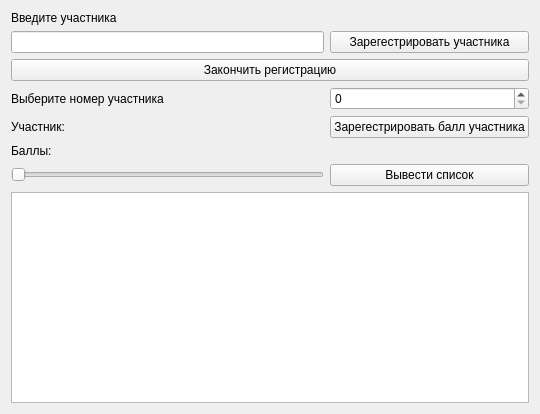
<?xml version="1.0" encoding="UTF-8"?>
<ui version="4.0">
 <class>Widget</class>
 <widget class="QWidget" name="Widget">
  <property name="geometry">
   <rect>
    <x>0</x>
    <y>0</y>
    <width>540</width>
    <height>414</height>
   </rect>
  </property>
  <property name="windowTitle">
   <string>Widget</string>
  </property>
  <layout class="QGridLayout" name="gridLayout">
   <item row="4" column="0">
    <widget class="QLabel" name="label_4">
     <property name="text">
      <string>Выберите номер участника</string>
     </property>
    </widget>
   </item>
   <item row="8" column="0">
    <widget class="QLabel" name="label_3">
     <property name="text">
      <string>Участник:</string>
     </property>
    </widget>
   </item>
   <item row="1" column="0">
    <widget class="QLineEdit" name="lineEdit"/>
   </item>
   <item row="11" column="0">
    <widget class="QSlider" name="horizontalSlider">
     <property name="orientation">
      <enum>Qt::Horizontal</enum>
     </property>
    </widget>
   </item>
   <item row="9" column="0">
    <widget class="QLabel" name="label_2">
     <property name="text">
      <string>Баллы:</string>
     </property>
    </widget>
   </item>
   <item row="0" column="0">
    <widget class="QLabel" name="label">
     <property name="text">
      <string>Введите участника</string>
     </property>
    </widget>
   </item>
   <item row="4" column="1">
    <widget class="QSpinBox" name="spinBox">
     <property name="maximum">
      <number>100</number>
     </property>
    </widget>
   </item>
   <item row="8" column="1">
    <widget class="QPushButton" name="pushButton">
     <property name="text">
      <string>Зарегестрировать балл участника</string>
     </property>
    </widget>
   </item>
   <item row="12" column="0" colspan="2">
    <widget class="QPlainTextEdit" name="plainTextEdit"/>
   </item>
   <item row="1" column="1">
    <widget class="QPushButton" name="pushButton_3">
     <property name="text">
      <string>Зарегестрировать участника</string>
     </property>
    </widget>
   </item>
   <item row="2" column="0" colspan="2">
    <widget class="QPushButton" name="pushButton_4">
     <property name="text">
      <string>Закончить регистрацию</string>
     </property>
    </widget>
   </item>
   <item row="11" column="1">
    <widget class="QPushButton" name="pushButton_2">
     <property name="text">
      <string>Вывести список</string>
     </property>
    </widget>
   </item>
  </layout>
 </widget>
 <resources/>
 <connections/>
</ui>
